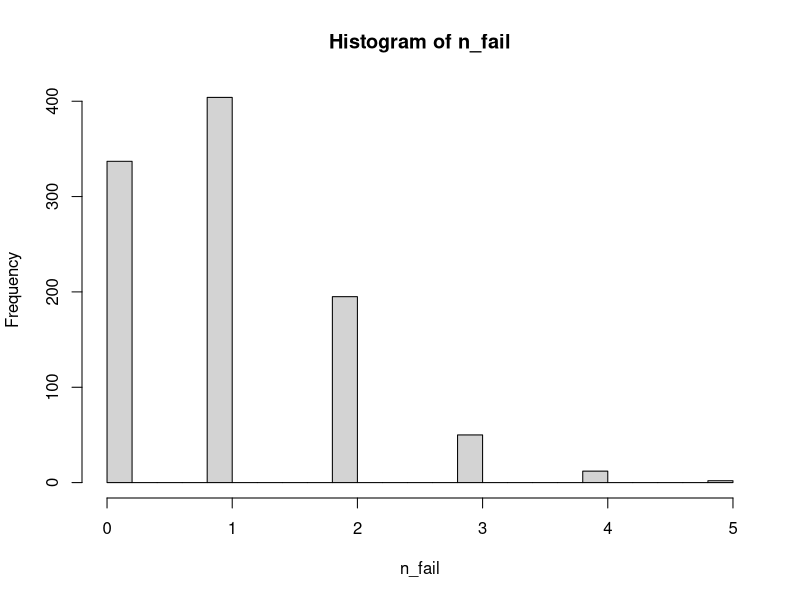
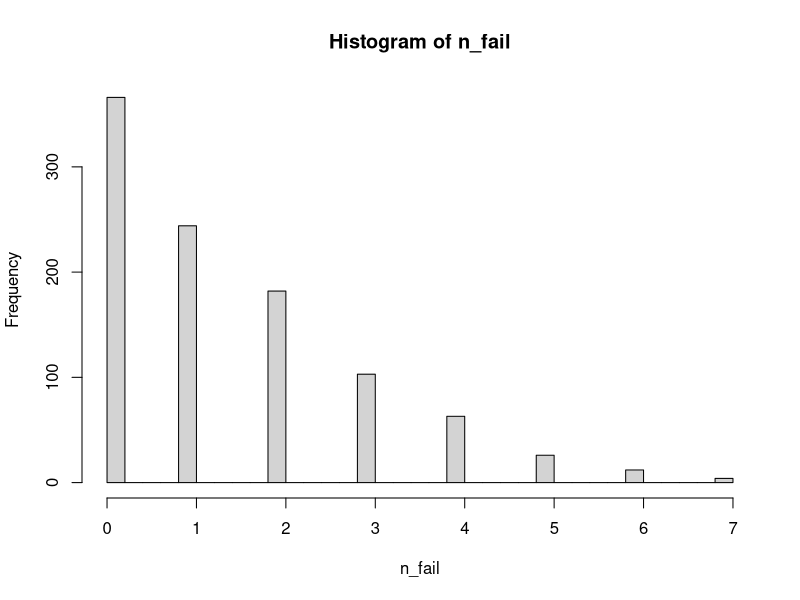

Recreate these plots in R, in order.
## ---- chunk 1
    (3/6)*(6/13) + (3/6)*(5/13)
## ---- chunk 2
    (3/6)*(6/13)/((3/6)*(6/13) + (3/6)*(5/13))
## ---- chunk 3
choose(5, 2)*0.2^2*(1 - 0.2)^3
## ---- chunk 4
    1 - choose(57, 5)/choose(60, 5)
## ---- chunk 5
    choose(3, 1)*choose(57, 4)/choose(60, 5)
## ---- chunk 6
    (1/3 + 1/9 + 1/9 + 1/27)/(1/3 + 1/9 + 1/9 + 1/27 + 1/9 + 1/9 + 1/27 + 1/9 + 1/27)
## ---- chunk 7
    (1/9 + 1/27)/(1/3 + 1/9 + 1/9 + 1/27)
## ---- chunk 8
    (1/4)*(2/3) + (3/4)*(1/3)
## ---- chunk 9
    (1 - (1/4)*(2/3) + (3/4)*(1/3))*((1/4)*(2/3) + (3/4)*(1/3))
## ---- chunk 10
    (1/4)*(1/3)/((1/4)*(1/3) + (3/4)*(2/3))
## ---- chunk 11
    (18*choose(17, 4)*choose(13, 5) + choose(18, 3)*choose(15, 2)*choose(13, 5)
     + choose(18, 3)*choose(15, 4)*choose(11, 5))/
      (choose(20, 3)*choose(17, 4)*choose(13, 5))
## ---- chunk 12
        denom = choose(20, 4)
        choose(8, 4)/denom
        choose(8, 3)*choose(12, 1)/denom
        choose(8, 2)*choose(12, 2)/denom
        choose(8, 1)*choose(12, 3)/denom
        choose(12, 4)/denom
## ---- chunk 13
      0*choose(8, 4)/denom + 1*choose(8, 3)*choose(12, 1)/denom + 2*choose(8, 2)*choose(12, 2)/denom +
      3*choose(8, 1)*choose(12, 3)/denom + 4*choose(12, 4)/denom
## ---- chunk 14
      0^{2}*choose(8, 4)/denom + 1^{2}*choose(8, 3)*choose(12, 1)/denom + 2^{2}*choose(8, 2)*choose(12, 2)/denom +
      3^{2}*choose(8, 1)*choose(12, 3)/denom + 4^{2}*choose(12, 4)/denom
## ---- chunk 15
       6.5684214 -  2.4^{2}
## ---- chunk 16
       sqrt( 0.808421)
## ---- chunk 17
    2*1/36 + 3*2/36 + 4*3/36 + 5*4/36 + 6*5/36 + 7*6/36 + 
      8*5/36 + 9*4/36 + 10*3/36 + 11*2/36 + 12*1/36
## ---- chunk 18
    2^{2}*1/36 + 3^{2}*2/36 + 4^{2}*3/36 + 5^{2}*4/36 + 6^{2}*5/36 + 7^{2}*6/36 + 
      8^{2}*5/36 + 9^{2}*4/36 + 10^{2}*3/36 + 11^{2}*2/36 + 12^{2}*1/36
## ---- chunk 19
    54.83333 - 7^2
## ---- chunk 20
    sqrt(5.83333)
## ---- chunk 21
    choose(8, 2)/choose(10, 2)
## ---- chunk 22
    (1 + choose(3, 2) + choose(5, 2))/choose(10, 2)
## ---- chunk 23
    denom = choose(10, 2)
    0.02*1/denom + 0.06*2*3/denom + 0.1*choose(3, 2)/denom + 0.11*2*5/denom +
      0.15*3*5/denom + 0.2*choose(5, 2)/denom
## ---- chunk 24
    n_sim = 1000
    t = 10
    n_fail = rep(0, times = n_sim)
    for(i in 1:n_sim){
      n_sec = 10
      for(j in 1:t){
        n_sec = sum(rbinom(n_sec, 1, 0.99))
      }
      n_fail[i] = 10 - n_sec
    }
    hist(n_fail, breaks = 20)
## ---- chunk 25
    n_sim = 1000
    t = 10
    n_fail = rep(0, times = n_sim)
    for(i in 1:n_sim){
      n_sec = 10
      for(j in 1:t){
        n_sec = sum(rbinom(n_sec, 1, 0.99 - 0.01*(10 - n_sec)))
      }
      n_fail[i] = 10 - n_sec
    }
    hist(n_fail, breaks = 40)
